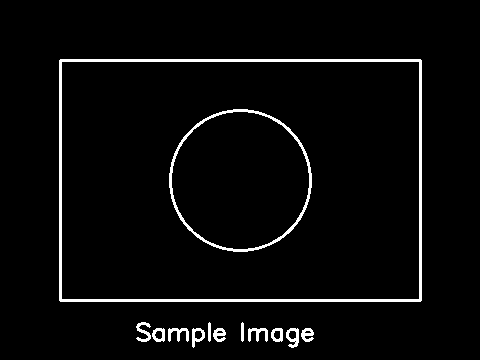
#> input picture assignments/assignment_11_module_21_opencv_practicals/resubmission/input_images/sample_image.png, 480 x 360 px, found by its file name
$ python 05_affine_transform.py
#> lines starting #> are read from the running program, lines starting #| are printed output that depends on the picture; after the words box and inside, x2 and y2 are one past the last pixel; in counts of white or black regions, pixels touching at a corner belong together
import cv2
import numpy as np
from datetime import datetime

print("Practical 05 - Affine Transformation")
print("Time:", datetime.now().strftime("%d-%m-%Y %H:%M:%S"))

# Read the image from Practical 01
img = cv2.imread("input_images/sample_image.png")
#> img is the input picture: shape (360, 480, 3); 3.6% white; 13 white regions, largest, box (x1, y1, x2, y2) and area: (59, 59, 422, 302) 3596, (169, 109, 312, 252) 1284, (168, 328, 189, 342) 151

print("Original image shape:", img.shape)
#| Original image shape: (360, 480, 3)

rows, cols = img.shape[:2]
#> rows = 360; cols = 480

# Three points from the original image
pts1 = np.float32([
    [60, 60],
    [420, 60],
    [60, 300]
])

# New positions of those three points
pts2 = np.float32([
    [40, 90],
    [400, 40],
    [100, 320]
])

matrix = cv2.getAffineTransform(pts1, pts2)

affine_img = cv2.warpAffine(img, matrix, (cols, rows))
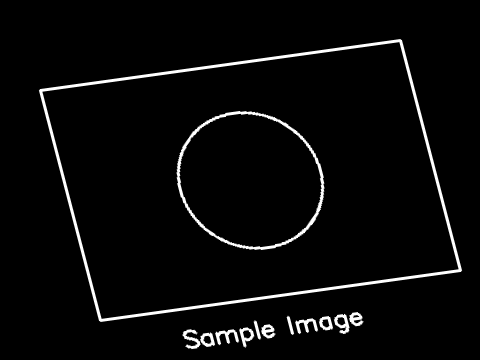
#> affine_img: shape (360, 480, 3); min 0, max 255, mean 9

cv2.imwrite("output_images/05_affine_transform.png", affine_img)

print("Affine transformation applied")
print("Output image saved")
print("Output file: output_images/05_affine_transform.png")
